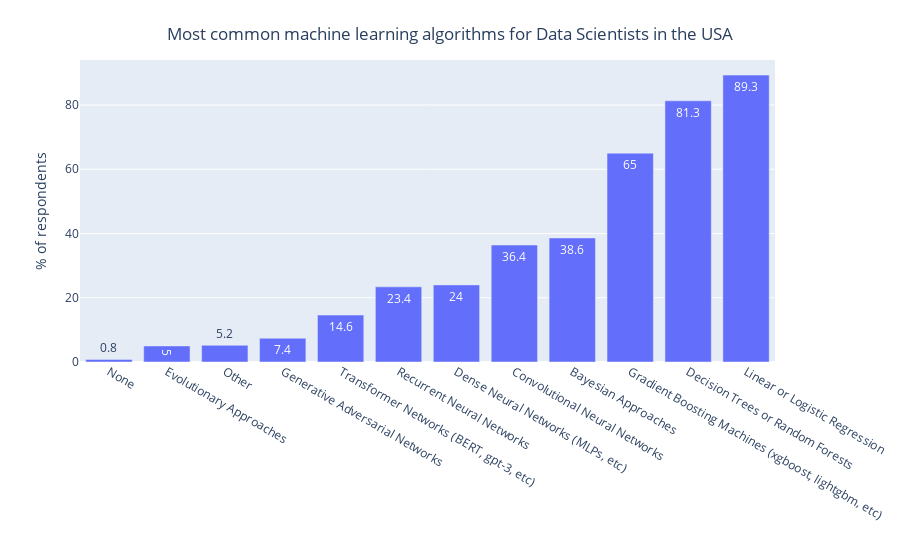

Source (notebook cell):
### Code cell
question_name = 'Q17'
dictionary_of_counts = sort_dictionary_by_percent(responses_df,
                                                  q17_list_of_columns,
                                                  q17_dictionary_of_counts)
title_for_chart = 'Most common machine learning algorithms for Data Scientists in the USA'
title_for_y_axis = '% of respondents'
orientation_for_chart = 'v'
  
plotly_bar_chart(response_counts=dictionary_of_counts,
                 title=title_for_chart,
                 y_axis_title=title_for_y_axis,
                 orientation=orientation_for_chart)

### Figure 1 — Plotly figure (JSON) as saved in the notebook; plotly's stock layout.template omitted (floating-point values rounded to 4 significant figures)
{"data": [{"alignmentgroup": "True", "hovertemplate": "variable=0<br>=%{x}<br>% of respondents=%{y}<br>text=%{text}<extra></extra>", "legendgroup": "0", "marker": {"color": "#636efa"}, "name": "0", "offsetgroup": "0", "orientation": "v", "showlegend": true, "text": [0.8, 5.0, 5.2, 7.4, 14.6, 23.4, 24.0, 36.4, 38.6, 65.0, 81.3, 89.3], "textposition": "auto", "type": "bar", "x": ["None", "Evolutionary Approaches", "Other", "Generative Adversarial Networks", "Transformer Networks (BERT, gpt-3, etc)", "Recurrent Neural Networks", "Dense Neural Networks (MLPs, etc)", "Convolutional Neural Networks", "Bayesian Approaches", "Gradient Boosting Machines (xgboost, lightgbm, etc)", "Decision Trees or Random Forests", "Linear or Logistic Regression"], "xaxis": "x", "y": [0.8, 5.0, 5.2, 7.4, 14.6, 23.4, 24.0, 36.4, 38.6, 65.0, 81.3, 89.3], "yaxis": "y"}], "layout": {"barmode": "relative", "legend": {"title": {"text": "variable"}, "tracegroupgap": 0}, "margin": {"t": 60}, "showlegend": false, "title": {"text": "Most common machine learning algorithms for Data Scientists in the USA", "x": 0.5, "y": 0.95}, "xaxis": {"anchor": "y", "domain": [0.0, 1.0], "title": {"text": ""}}, "yaxis": {"anchor": "x", "domain": [0.0, 1.0], "title": {"text": "% of respondents"}}}}
